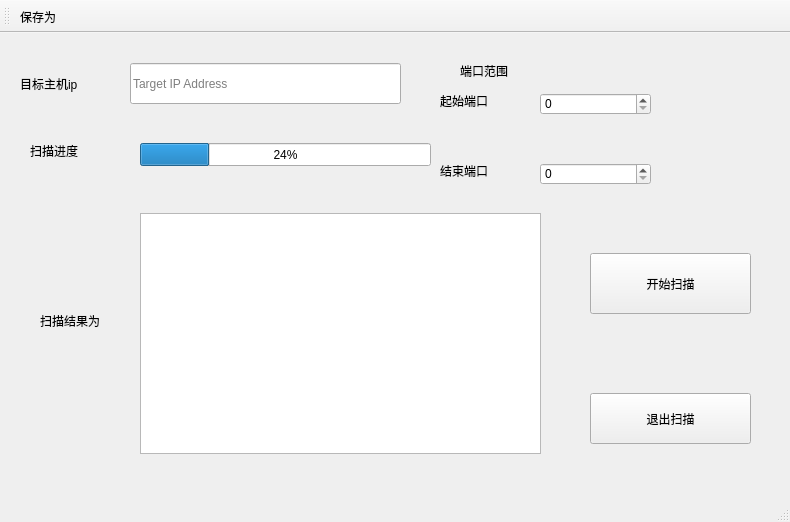
<?xml version="1.0" encoding="UTF-8"?>
<ui version="4.0">
 <class>MainWindow</class>
 <widget class="QMainWindow" name="MainWindow">
  <property name="geometry">
   <rect>
    <x>0</x>
    <y>0</y>
    <width>790</width>
    <height>522</height>
   </rect>
  </property>
  <property name="windowTitle">
   <string>MainWindow</string>
  </property>
  <widget class="QWidget" name="centralWidget">
   <widget class="QLineEdit" name="startRhostContent">
    <property name="geometry">
     <rect>
      <x>130</x>
      <y>30</y>
      <width>271</width>
      <height>41</height>
     </rect>
    </property>
    <property name="placeholderText">
     <string>Target IP Address</string>
    </property>
   </widget>
   <widget class="QPushButton" name="startButton">
    <property name="geometry">
     <rect>
      <x>590</x>
      <y>220</y>
      <width>161</width>
      <height>61</height>
     </rect>
    </property>
    <property name="text">
     <string>开始扫描</string>
    </property>
    <property name="checkable">
     <bool>false</bool>
    </property>
   </widget>
   <widget class="QLabel" name="label">
    <property name="geometry">
     <rect>
      <x>40</x>
      <y>280</y>
      <width>75</width>
      <height>16</height>
     </rect>
    </property>
    <property name="text">
     <string>扫描结果为</string>
    </property>
   </widget>
   <widget class="QTextBrowser" name="resultOutput">
    <property name="geometry">
     <rect>
      <x>140</x>
      <y>180</y>
      <width>401</width>
      <height>241</height>
     </rect>
    </property>
   </widget>
   <widget class="QLabel" name="ipRange">
    <property name="geometry">
     <rect>
      <x>20</x>
      <y>30</y>
      <width>111</width>
      <height>41</height>
     </rect>
    </property>
    <property name="text">
     <string>目标主机ip</string>
    </property>
   </widget>
   <widget class="QLabel" name="portRange">
    <property name="geometry">
     <rect>
      <x>460</x>
      <y>30</y>
      <width>72</width>
      <height>15</height>
     </rect>
    </property>
    <property name="text">
     <string>端口范围</string>
    </property>
   </widget>
   <widget class="QLabel" name="startPort">
    <property name="geometry">
     <rect>
      <x>440</x>
      <y>60</y>
      <width>72</width>
      <height>15</height>
     </rect>
    </property>
    <property name="text">
     <string>起始端口</string>
    </property>
   </widget>
   <widget class="QLabel" name="endPort">
    <property name="geometry">
     <rect>
      <x>440</x>
      <y>130</y>
      <width>72</width>
      <height>15</height>
     </rect>
    </property>
    <property name="text">
     <string>结束端口</string>
    </property>
   </widget>
   <widget class="QSpinBox" name="startPortSpinBox">
    <property name="geometry">
     <rect>
      <x>540</x>
      <y>60</y>
      <width>111</width>
      <height>22</height>
     </rect>
    </property>
    <property name="maximum">
     <number>65535</number>
    </property>
   </widget>
   <widget class="QSpinBox" name="endPortSpinBox">
    <property name="geometry">
     <rect>
      <x>540</x>
      <y>130</y>
      <width>111</width>
      <height>22</height>
     </rect>
    </property>
    <property name="maximum">
     <number>65535</number>
    </property>
   </widget>
   <widget class="QPushButton" name="exitPushButton">
    <property name="geometry">
     <rect>
      <x>590</x>
      <y>360</y>
      <width>161</width>
      <height>51</height>
     </rect>
    </property>
    <property name="text">
     <string>退出扫描</string>
    </property>
   </widget>
   <widget class="QProgressBar" name="progressBar">
    <property name="geometry">
     <rect>
      <x>140</x>
      <y>110</y>
      <width>291</width>
      <height>23</height>
     </rect>
    </property>
    <property name="value">
     <number>24</number>
    </property>
   </widget>
   <widget class="QLabel" name="prosgressLabel">
    <property name="geometry">
     <rect>
      <x>30</x>
      <y>110</y>
      <width>72</width>
      <height>15</height>
     </rect>
    </property>
    <property name="text">
     <string>扫描进度</string>
    </property>
   </widget>
  </widget>
  <widget class="QMenuBar" name="menuBar">
   <property name="geometry">
    <rect>
     <x>0</x>
     <y>0</y>
     <width>790</width>
     <height>26</height>
    </rect>
   </property>
  </widget>
  <widget class="QToolBar" name="mainToolBar">
   <attribute name="toolBarArea">
    <enum>TopToolBarArea</enum>
   </attribute>
   <attribute name="toolBarBreak">
    <bool>false</bool>
   </attribute>
   <addaction name="actionSave"/>
  </widget>
  <widget class="QStatusBar" name="statusBar"/>
  <action name="actionSave">
   <property name="icon">
    <iconset resource="image.qrc">
     <normaloff>:/image/gtk-go-down.png</normaloff>:/image/gtk-go-down.png</iconset>
   </property>
   <property name="text">
    <string>保存为...</string>
   </property>
   <property name="toolTip">
    <string>将输出进行保存</string>
   </property>
  </action>
 </widget>
 <layoutdefault spacing="6" margin="11"/>
 <resources>
  <include location="image.qrc"/>
 </resources>
 <connections>
  <connection>
   <sender>exitPushButton</sender>
   <signal>clicked()</signal>
   <receiver>MainWindow</receiver>
   <slot>close()</slot>
   <hints>
    <hint type="sourcelabel">
     <x>670</x>
     <y>451</y>
    </hint>
    <hint type="destinationlabel">
     <x>394</x>
     <y>260</y>
    </hint>
   </hints>
  </connection>
 </connections>
</ui>
